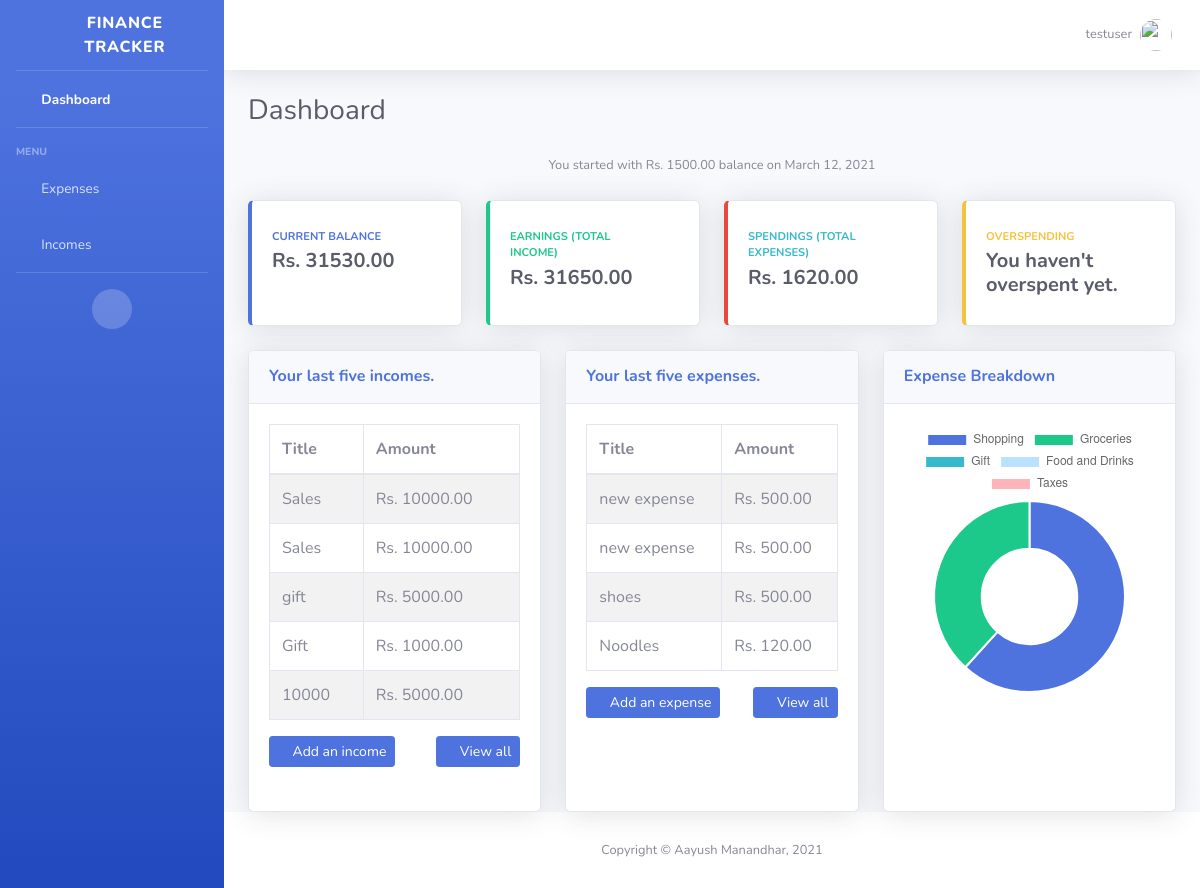
The app's page / (signed in), older data.
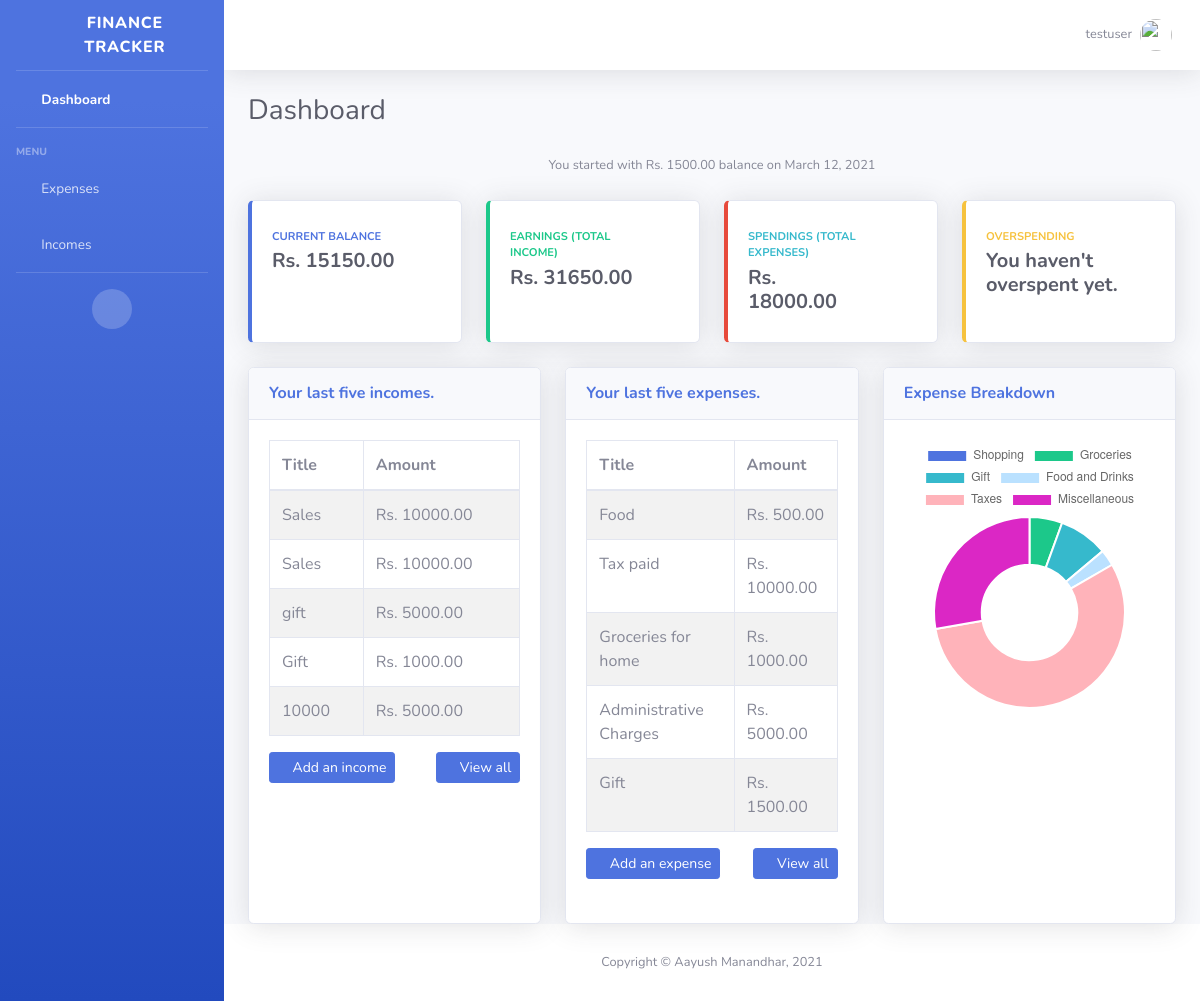
The same page, newer data.
### expense/models.py (models this page shows)
class StartAmt(models.Model):
    user = models.ForeignKey(User, on_delete=models.CASCADE, default=1)
    amount = models.DecimalField(max_digits=8, decimal_places=2)
    date = models.DateField(auto_now_add=True)

class Income(models.Model):
    user = models.ForeignKey(User, on_delete=models.CASCADE, default=1)
    title = models.CharField(max_length=101)
    amount = models.DecimalField(max_digits=8, decimal_places=2)
    date = models.DateField(default=datetime.now)
    category = models.ForeignKey(IncomeCategory, on_delete=models.CASCADE)
    image = models.ImageField(upload_to="images/incomes", default='images/expenses/default.jpg', blank=True)
    description = models.TextField(blank=True)
    def __str__(self):
        return self.title

class Expense(models.Model):
    user = models.ForeignKey(User, on_delete=models.CASCADE, default=1)
    title = models.CharField(max_length=101)
    amount = models.DecimalField(max_digits=8, decimal_places=2)
    date = models.DateField(default= datetime.now)
    category = models.ForeignKey(Category, on_delete=models.CASCADE)
    image = models.ImageField(upload_to="images/expenses", blank=True)
    description = models.TextField(blank = True)
    def __str__(self):
        return self.title

### expense/views.py (the view)
# urls.py: path('', views.index, name='home'),
@login_required()
def index(request):
    balance = ''
    difference = ''
    expenses = Expense.objects.filter(user = request.user)
    expenses1 = Expense.objects.filter(user = request.user)
    all_incomes = Income.objects.filter(user = request.user)
    startamt = StartAmt.objects.filter(user = request.user)
    firstFiveexp = Expense.objects.filter(user = request.user).order_by('-date')[:5]
    firstFiveinc = Income.objects.filter(user = request.user).order_by('-date')[:5]
    categories = Category.objects.all()
    sum1 = 0
    a=0
    for exp in expenses:
        sum1 += exp.amount
        print(sum1)
    Incomesum = 0
    for income in all_incomes:
        Incomesum += income.amount
    for bal in startamt:
        a = bal.amount
    if a>0:
        balance = (a+Incomesum)-sum1
        difference = sum1-(Incomesum+a)
    list1 = []
    catlist = []
    b = 1
    sum = 0
    for cat in categories:
        cat1 = Expense.objects.filter(category=b, user=request.user)
        cat2 = Category.objects.get(id=b)
        catlist.append(cat2)
        for cat in cat1:
            sum += cat.amount
        list1.append(sum)
        sum = 0
        b += 1
    context = {
        'expenses':expenses,
        'incomes': all_incomes,
        'totalexp':sum1,
        'totalIncome':Incomesum,
        'diff':difference,
        'firstFiveexp':firstFiveexp,
        'firstFiveinc':firstFiveinc,
        'balance':balance,
        'start':startamt,
        'list': list1,
        'catlist': catlist,
    }
    return render(request,'expense/index.html',context)

### expense/templates/expense/index.html (shortened to what this page needs)
<!DOCTYPE html>
<html lang="en">
{% load static %}
<head>
    <link href="{% static 'expense/vendor/fontawesome-free/css/all.min.css' %}" rel="stylesheet" type="text/css">
    <link href="{% static 'expense/css/sb-admin-2.min.css' %}" rel="stylesheet">
</head>
<body id="page-top">
<div id="wrapper">
{% include "expense/sidebar.html" %}
    <div id="content-wrapper" class="d-flex flex-column">
        <div id="content">
      {% include "expense/topbar.html" %}
            <div class="container-fluid">
                <div class="d-sm-flex align-items-center justify-content-between mb-4">
                    <h1 class="h3 mb-0 text-gray-800">Dashboard</h1>
                </div>
                    <center><small class="text-muted">
                        {% for start in start %}
                          You started with Rs. {{ start.amount }} balance on {{ start.date }}
                        {% endfor %}
                    </small></center> <br/>
                <div class="row">
                    <div class="col-xl-3 col-md-6 mb-4">
                        <div class="card border-left-primary shadow h-100 py-2">
                            <div class="card-body">
                                <div class="row no-gutters align-items-center">
                                    <div class="col mr-2">
                                        <div class="text-xs font-weight-bold text-primary text-uppercase mb-1">
                                            Current Balance
                                        </div>
                                        <div class="h5 mb-0 font-weight-bold text-gray-800">{% if balance < 0 %}
                                            You don't have money!
                                            {% else %}
                                            Rs. {{ balance }}
                                            {% endif %}
                                        </div>
                                    </div>
                                    <div class="col-auto">
                                        <i class="fas fa-2x fa-hand-holding-usd text-gray-300"></i>
                                    </div>
                                </div>
                            </div>
                        </div>
                    </div>
                    <div class="col-xl-3 col-md-6 mb-4">
                        <div class="card border-left-success shadow h-100 py-2">
                            <div class="card-body">
                                <div class="row no-gutters align-items-center">
                                    <div class="col mr-2">
                                        <div class="text-xs font-weight-bold text-success text-uppercase mb-1">
                                            Earnings (Total Income)
                                        </div>
                                        <div class="h5 mb-0 font-weight-bold text-gray-800"> {% if totalIncome == 0 %}
                                            No data stored!
                                            {% else %}
                                            Rs. {{ totalIncome }}
                                            {% endif %}
                                        </div>
                                    </div>
                                    <div class="col-auto">
                                        <i class="fas fa-dollar-sign fa-2x text-gray-300"></i>
                                    </div>
                                </div>
                            </div>
                        </div>
                    </div>
                    <div class="col-xl-3 col-md-6 mb-4">
                        <div class="card border-left-danger shadow h-100 py-2">
                            <div class="card-body">
                                <div class="row no-gutters align-items-center">
                                    <div class="col mr-2">
                                        <div class="text-xs font-weight-bold text-info text-uppercase mb-1">
                                            Spendings (Total Expenses)
                                        </div>
                                        <div class="row no-gutters align-items-center">
                                            <div class="col-auto">
                                                <div class="h5 mb-0 mr-3 font-weight-bold text-gray-800">
                                                    {% if totalexp == 0 %}
                                                    No data stored!
                                                    {% else %}
                                                    Rs. {{ totalexp }}
                                                    {% endif %}
                                                </div>
                                            </div>
                                        </div>
                                    </div>
                                    <div class="col-auto">
                                        <i class="fas fa-2x fa-store text-gray-300"></i>
                                    </div>
                                </div>
                            </div>
                        </div>
                    </div>
                    <div class="col-xl-3 col-md-6 mb-4">
                        <div class="card border-left-warning shadow h-100 py-2">
                            <div class="card-body">
                                <div class="row no-gutters align-items-center">
                                    <div class="col mr-2">
                                        <div class="text-xs font-weight-bold text-warning text-uppercase mb-1">
                                            Overspending
                                        </div>
                                        <div class="h5 mb-0 font-weight-bold text-gray-800">
                                            {% if diff > 0 %}
                                            Rs. {{ diff }}
                                            {% else %}
                                            You haven't overspent yet.
                                            {% endif %}
                                        </div>
                                    </div>
                                    <div class="col-auto">
                                        <i class="far fa-2x fa-credit-card text-gray-300"></i>
                                    </div>
                                </div>
                            </div>
                        </div>
                    </div>
                </div>
                <div class="row">
                    <div class="col-xl-4 col-lg-7">
                        <div class="card shadow mb-4 h-100">
                            <div
                                    class="card-header py-3 d-flex flex-row align-items-center justify-content-between">
                                <h6 class="m-0 font-weight-bold text-primary">Your last five incomes.</h6>
                            </div>
                            <div class="card-body">
                                <div class="chart-area">
                                     <table class="table table-striped table-bordered" >
                                        <thead>
                                          <tr>
                                            <th>Title</th>
                                            <th>Amount</th>
                                          </tr>
                                        </thead>
                                        <tbody>
                                           {% for income in firstFiveinc %}
                                           <tr>
                                            <td>{{ income }}</td><td>Rs. {{ income.amount }}</td>
                                          </td></tr>
                                            {% endfor %}
                                        </tbody>
                                      </table>
                                         <a href="{% url 'add_income' %}" class="btn btn-primary btn-sm" role="button"><i class="fa fa-plus-square" aria-hidden="true"></i>   Add an income</a>
                                         <a href="{% url 'all_incomes' %}" class="btn btn-primary btn-sm float-right" role="button"><i class="fa fa-info-circle" aria-hidden="true"></i>   View all</a>
                                </div>
                            </div>
                        </div>
                    </div>
                    <div class="col-xl-4 col-lg-7">
                        <div class="card shadow mb-4 h-100">
                            <div
                                    class="card-header py-3 d-flex flex-row align-items-center justify-content-between">
                                <h6 class="m-0 font-weight-bold text-primary">Your last five expenses.</h6>
                            </div>
                            <div class="card-body">
                                <div class="chart-area">
                                    <table class="table table-striped table-bordered" >
                                        <thead>
                                          <tr>
                                            <th>Title</th>
                                            <th>Amount</th>
                                          </tr>
                                        </thead>
                                        <tbody>
                                           {% for expense in firstFiveexp %}
                                           <tr>
                                            <td>{{ expense }}</td><td class="amount">Rs. {{ expense.amount }}</td>
                                          </td></tr>
                                            {% endfor %}
                                        </tbody>
                                      </table>
                                        <a href="{% url 'add_expense' %}" class="btn btn-primary btn-sm" role="button"><i class="fa fa-plus-square" aria-hidden="true"></i>   Add an expense</a>
                                        <a href="{% url 'all_expenses' %}" class="btn btn-primary btn-sm float-right" role="button"><i class="fa fa-info-circle" aria-hidden="true"></i>   View all</a>
                                </div>
                            </div>
                        </div>
                    </div>
                    <div class="col-xl-4 col-lg-7">
                        <div class="card shadow mb-4 h-100">
                            <div
                                    class="card-header py-3 d-flex flex-row align-items-center justify-content-between">
                                <h6 class="m-0 font-weight-bold text-primary">Expense Breakdown</h6>
                            </div>
                            <div class="card-body">
                                <div class="chart-pie pt-10 pb-2">
                                    <canvas id="myPieChart"></canvas>
                                </div>
                            </div>
                        </div>
                    </div>
                </div>
            </div>
        </div>
        <footer class="sticky-footer bg-white">
            <div class="container my-auto">
                <div class="copyright text-center my-auto">
                    <span>Copyright &copy; Aayush Manandhar, 2021</span>
                </div>
            </div>
        </footer>
    </div>
</div>
<script>
var ctx = document.getElementById("myPieChart");
var myPieChart = new Chart(ctx, {
  type: 'doughnut',
  data: {
    labels: [{% for category in catlist %}'{{ category }}',{% endfor %}],
    datasets: [{
      data: [{% for list in list %} {{ list }}, {% endfor %}],
      backgroundColor: ['#4e73df', '#1cc88a', '#36b9cc', '#bae1ff', '#ffb3ba', '#db27c5', '#835bab'],
      hoverBackgroundColor: ['#2e59d9', '#17a673', '#2c9faf'],
      hoverBorderColor: "rgba(234, 236, 244, 1)",
    }],
  },
  options: {
    responsive: true,
    maintainAspectRatio: false,
    tooltips: {
      backgroundColor: "rgb(255,255,255)",
      bodyFontColor: "#858796",
      borderColor: '#dddfeb',
      borderWidth: 1,
      xPadding: 15,
      yPadding: 15,
      displayColors: false,
      caretPadding: 10,
    },
    legend: {
      display: true
    },
    cutoutPercentage: 80,
  },
});
</script>
</body>
</html>

### expense/templates/expense/topbar.html (shortened to what this page needs)
      {% load static %}
            <nav class="navbar navbar-expand navbar-light bg-white topbar mb-4 static-top shadow">
                <ul class="navbar-nav ml-auto">
                    <li class="nav-item dropdown no-arrow">
                        <a class="nav-link dropdown-toggle" href="#" id="userDropdown" role="button"
                           data-toggle="dropdown" aria-haspopup="true" aria-expanded="false">
                            <span class="mr-2 d-none d-lg-inline text-gray-600 small">{{ request.user }}</span>
                            <img class="img-profile rounded-circle"
                                 src="{% static 'expense/img/undraw_profile_2.svg' %}">
                        </a>
                    </li>
                </ul>
            </nav>

Row changes from the older to the newer data that the page shows:
removed Expense: title "new expense", amount "500.00"
removed Expense: title "new expense", amount "500.00"
removed Expense: title "shoes", amount "500.00"
removed Expense: title "Noodles", amount "120.00"
added Expense: title "Food", amount "500.00"
added Expense: title "Tax paid", amount "10000.00"
added Expense: title "Groceries for home", amount "1000.00"
added Expense: title "Administrative Charges", amount "5000.00"
added Expense: title "Gift", amount "1500.00"
Text that changed along with them:
{{ balance }}: "31530.00" → "15150.00"
{{ totalexp }}: "1620.00" → "18000.00"
chart data {{ category }}: Shopping, Groceries, Gift, Food and Drinks, Taxes → Shopping, Groceries, Gift, Food and Drinks, Taxes, Miscellaneous
chart data {{ list }}: 1000.00, 620.00, 0, 0, 0 → 0, 1000.00, 1500.00, 500.00, 10000.00, 5000.00
